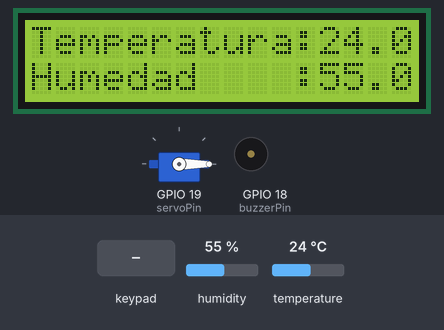
Bench run of a sketch on a simulated ESP32. Shown: servo, 16×2 character LCD, buzzer (waves = sounding, pin HIGH). Inputs (shaded band) come from the test bench; at power-on: humidity 55 %, temperature 24 °C. What the sketch prints to the serial monitor is not drawn.

Above: at 1.2 s.
1.3 s: keypad keys 1 2 3 4 pressed 1.5 s apart
At 8.38 s:
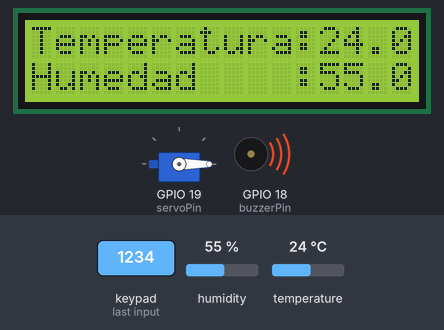
13.3 s: humidity set to 22 %
At 15.7 s:
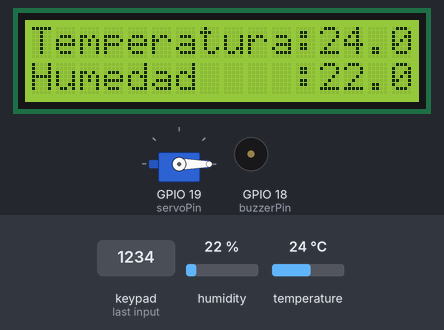
19.3 s: key 'A' pressed
25.3 s: temperature set to 12 °C
At 28.9 s:
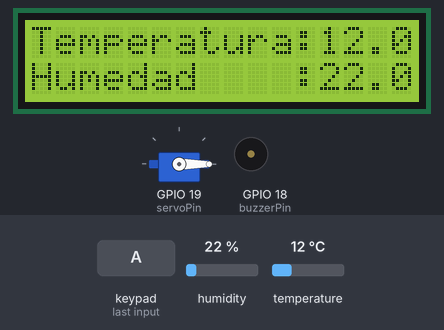
31.3 s: humidity set to 40 %
At 35.3 s:
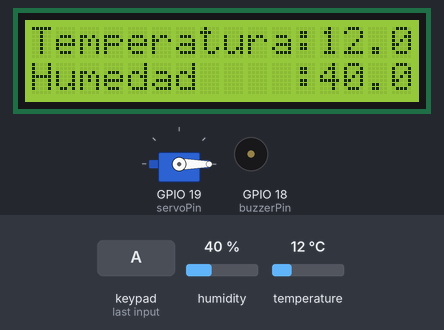
35.6 s: key 'B' pressed
At 40.32 s:
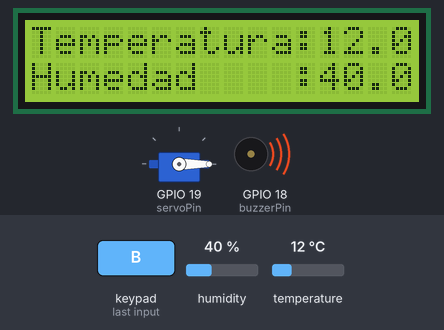
Timing chart, 0 to 41.9 s (numbered marks = the images above; inputs shaded):
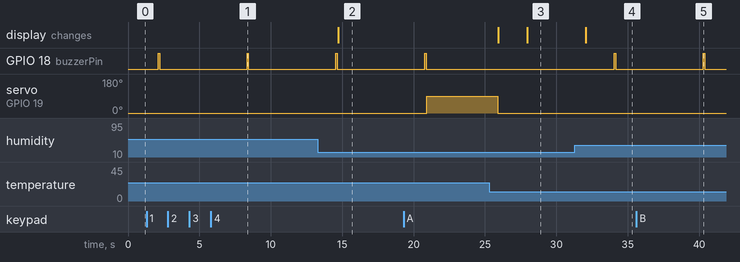

The sketch:

ProgramaCompleto_OBS.ino
```cpp
#include <Keypad.h>
#include <ESP32Servo.h>
#include <DHTesp.h>
#include <Wire.h>
#include <LiquidCrystal_I2C.h>

#define SDA 13                    //Define SDA pins
#define SCL 14                    //Define SCL pins

DHTesp dht;                       // create dht object
LiquidCrystal_I2C lcd(0x27,16,2); // initialize the LCD
int dhtPin = 5;                  // the number of the DHT11 sensor pin

//define the symbols on the buttons of the keypad
char keys[4][4] = {
  {'1', '2', '3', 'A'},
  {'4', '5', '6', 'B'},
  {'7', '8', '9', 'C'},
  {'*', '0', '#', 'D'}
};

byte rowPins[4] = {14, 27, 26, 25};   // connect to the row pinouts of the keypad
byte colPins[4] = {4, 21, 22, 23};   // connect to the column pinouts of the keypad

// initialize an instance of class NewKeypad
Keypad myKeypad = Keypad(makeKeymap(keys), rowPins, colPins, 4, 4);

Servo  myservo;     // Create servo object to control a servo
int servoPin = 19;  // Define the servo pin
int buzzerPin = 18; // Define the buzzer pin

char passWord[] = {"1234"}; // Save the correct password

void PassWordFunct(){
  static char keyIn[4];     // Save the input character
  static byte keyInNum = 0; // Save the the number of input characters
  char keyPressed = myKeypad.getKey();  // Get the character input
  // Handle the input characters
  if (keyPressed) {
    // Make a prompt tone each time press the key
    digitalWrite(buzzerPin, HIGH);
    delay(100);
    digitalWrite(buzzerPin, LOW);
    // Save the input characters
    keyIn[keyInNum++] = keyPressed;
    Serial.print("Numero guardado: ");
    Serial.print(keyPressed);
    Serial.print("\n");
    // Judge the correctness after input
    if (keyInNum == 4) {
      bool isRight = true;            // Save password is correct or not
      for (int i = 0; i < 4; i++) {   // Judge each character of the password is correct or not
        Serial.print(keyIn[i]);
        if (keyIn[i] != passWord[i])
          isRight = false;            // Mark wrong passageword if there is any wrong character.
      }
      Serial.print("\n");
      if (isRight) {                  // If the input password is right
        lcd.print("Cont correcta");
        lcd.setCursor(0, 1);              //set the cursor to column 0, line 1
        myservo.write(90);           // Open the switch
        delay(5000);                  // Delay a period of time
        myservo.write(0);            // Close the switch
        lcd.setCursor(0, 0);              //set the cursor to column 0, line 0
        lcd.print("Puerta abierta");
        delay(2000);

        // Serial.println("Contraseña correcta");
        // Serial.println("Puerta abierta");
      }
      else {                          // If the input password is wrong
        digitalWrite(buzzerPin, HIGH);// Make a wrong password prompt tone
        delay(1000);
        digitalWrite(buzzerPin, LOW);
        Serial.println("La contraseña no es correcta");
      }
      keyInNum = 0; // Reset the number of the input characters to 0
    }
  }
}
void TempHumidity(){
  // read DHT11 data and save it
  flag:TempAndHumidity DHT = dht.getTempAndHumidity();
  if (dht.getStatus() != 0) {       //Determine if the read is successful, and if it fails, go back to flag and re-read the data
    goto flag;
  }
  lcd.setCursor(0, 0);              //set the cursor to column 0, line 0
  lcd.print("Temperatura:");
  lcd.print(DHT.temperature);
  lcd.setCursor(0, 1);              //set the cursor to column 0, line 1
  lcd.print("Humedad    :");
  lcd.print(DHT.humidity);
  delay(2000);

}

bool i2CAddrTest(uint8_t addr) {
  Wire.begin();
  Wire.beginTransmission(addr);
  if (Wire.endTransmission() == 0) {
    return true;
  }
  return false;
}

void setup() {
  myservo.setPeriodHertz(50);           // standard 50 hz servo
  myservo.attach(servoPin, 500, 2500);  // attaches the servo on servoPin to the servo object
                                        // set the high level time range of the servo motor for an accurate 0 to 180 sweep
  myservo.write(0);                     // Set the starting position of the servo motor
  pinMode(buzzerPin, OUTPUT);
  Serial.begin(115200);
  Wire.begin(SDA, SCL);           // attach the IIC pin
  if (!i2CAddrTest(0x27)) {
    lcd = LiquidCrystal_I2C(0x3F, 16, 2);
  }
  lcd.init();                     // LCD driver initialization
  lcd.backlight();                // Open the backlight
  dht.setup(dhtPin, DHTesp::DHT11); //attach the dht pin and initialize it

}

void loop() {
  PassWordFunct();
  TempHumidity();
}
```

Measured:
- after the input at 1.3 s, GPIO 18 (buzzerPin): alternates HIGH for 0.10 s and LOW for 6.1 s, starting after 0.81 s
- after the input at 13.3 s, the display: changes after 1.4 s (image 2)
- after the input at 25.3 s, the display: first differs from a run without the input after 2.7 s (image 3)
- after the input at 31.3 s, the display: changes after 0.75 s (image 4)
- after the input at 35.6 s, GPIO 18 (buzzerPin): LOW → HIGH after 4.7 s, → LOW 0.10 s later
